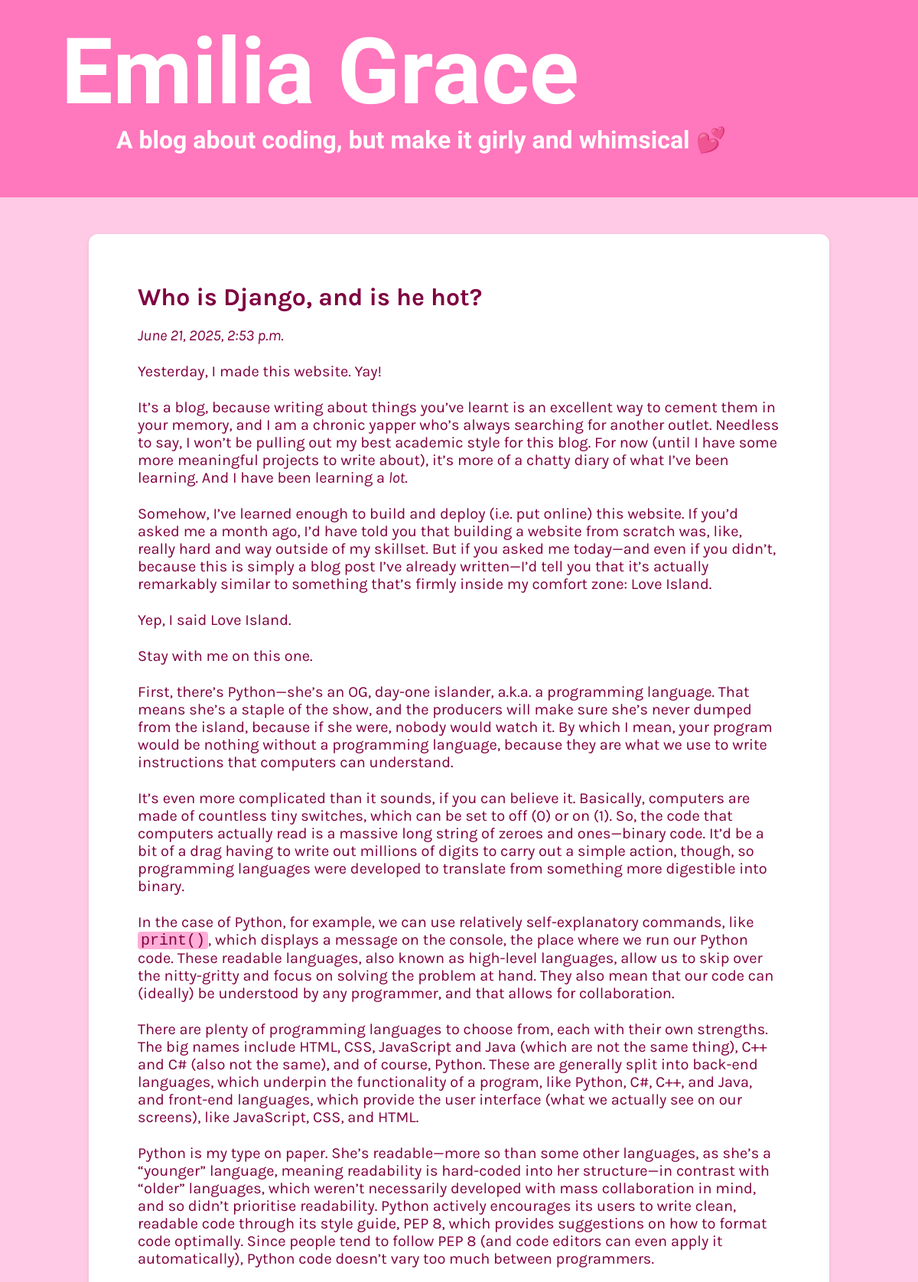
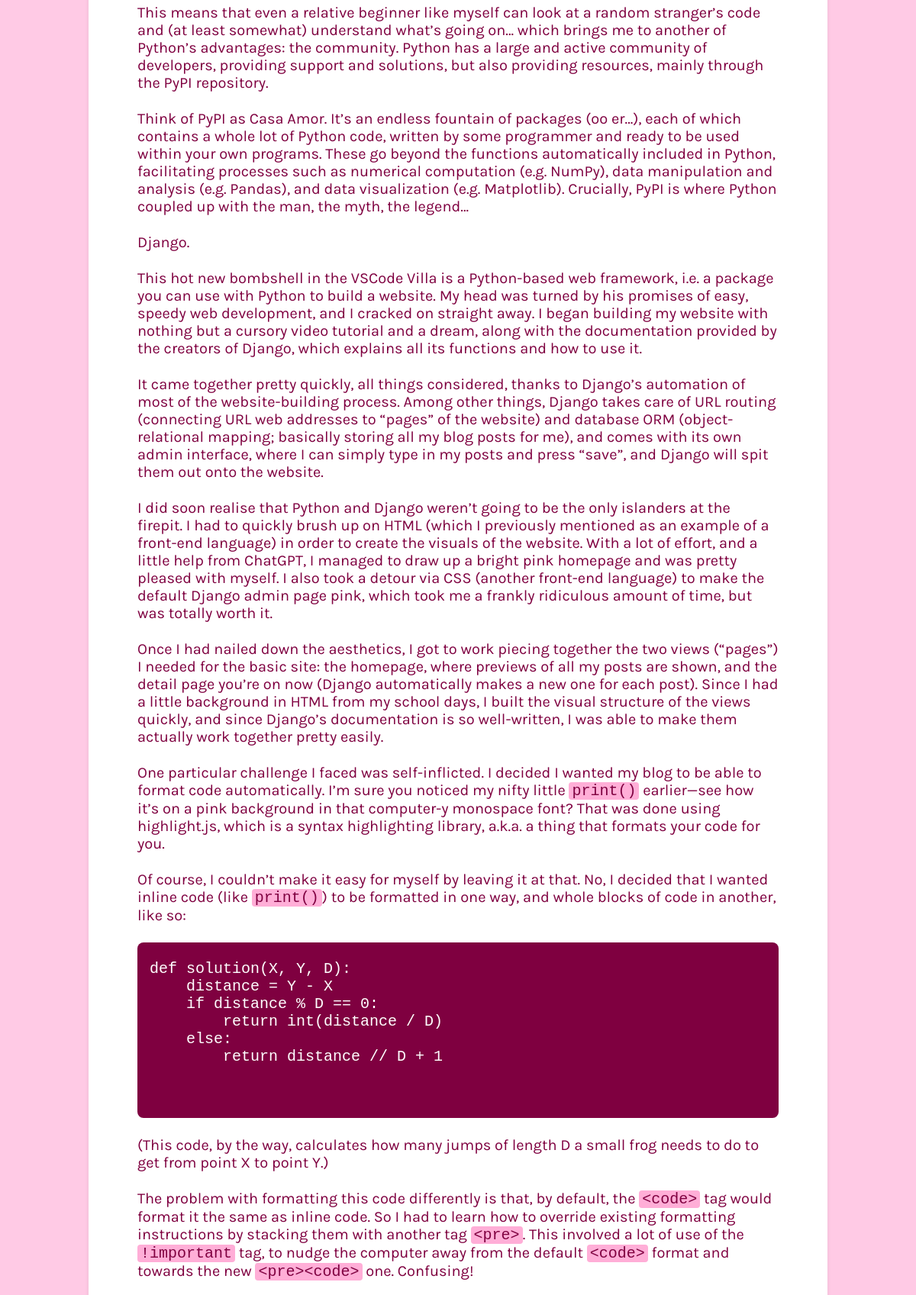
Screenshot of /post/who-is-django/ (upper part) with the database file from the repository (2 pictures, top to bottom).
### blog/models.py (models this page shows, shortened)
class BlogPost(models.Model):
    title = models.CharField(max_length=200)
    content = models.TextField()
    slug = models.SlugField(blank=True, null=True)
    published_date = models.DateTimeField(auto_now_add=True)
    use_code_highlighting = models.BooleanField(default=False)

### blog/views.py (the view)
# urls.py: path('post/<slug:slug>/', views.blog_detail, name='blog_detail'),
def blog_detail(request, slug):
    post = get_object_or_404(BlogPost, slug=slug)
    return render(request, 'blog/detail.html', {'post': post})

### templates/blog/detail.html (shortened to what this page needs)
{% extends "base.html" %}
{% block extra_head %}
{% if post.use_code_highlighting %}
<link rel="stylesheet" href="//cdnjs.cloudflare.com/ajax/libs/highlight.js/9.9.0/styles/default.min.css">
{% endif %}
{% endblock %}
{% block content %}
  <div class="blog-post">
    <h2>{{ post.title }}</h2>
    <p><em>{{ post.published_date }}</em></p>
    <div>{{ post.content|safe|linebreaks }}</div>
  </div>
{% endblock %}

### templates/base.html (style rules this page uses)
body { background-color: #ffcae5; margin: 0; font-size: 1.25rem; color: #7f0040; font-family: "Karla", sans-serif; }
.blog-post { margin: 3rem auto; width: 70vw; max-width: 1200px; background-color: #ffffff; border-radius: 12px; box-shadow: 0 2px 6px rgba(0, 0, 0, 0.08); padding: 4rem; margin-bottom: 2rem; color: #7f0040; }
.blog-post h2 { margin-top: 0; margin-bottom: 0; font-size: 2rem; }
.blog-post p { font-size: 1.25rem; margin-bottom: 1.5rem; }
code { background-color: #ffaed7; padding: 0 4px; border-radius: 4px; font-family: monospace; color: #7f0040; }
pre { background-color: #7f0040; padding-left: 1rem; border-radius: 8px; overflow-x: auto; }
pre p { margin: 0 !important; padding: 0 !important; }
pre code { background: none !important; font-family: monospace; color: #fff; }

### rows the page displays
BlogPost: title "Who is Django, and is he hot?", published_date "June 21, 2025, 2:53 p.m.", content "Yesterday, I made this website. Yay! It’s a blog, because writing about things you’ve learnt is an excellent way to cement them in your memory, and I am a chronic yapper who’s always searching for another outlet. Needless to say, I won’t be pulling out my best academic style for this blog. For now (until I have some more meaningful projects to write about), it’s more of a chatty diary of what I’ve been learning. And I have been learning a lot . Somehow, I’ve learned enough to build and deploy (i.e. put online) this website. If you’d asked me a month ago, I’d have told you that building a website from scratch was, like, really hard and way outside of my skillset. But if you asked me…"
